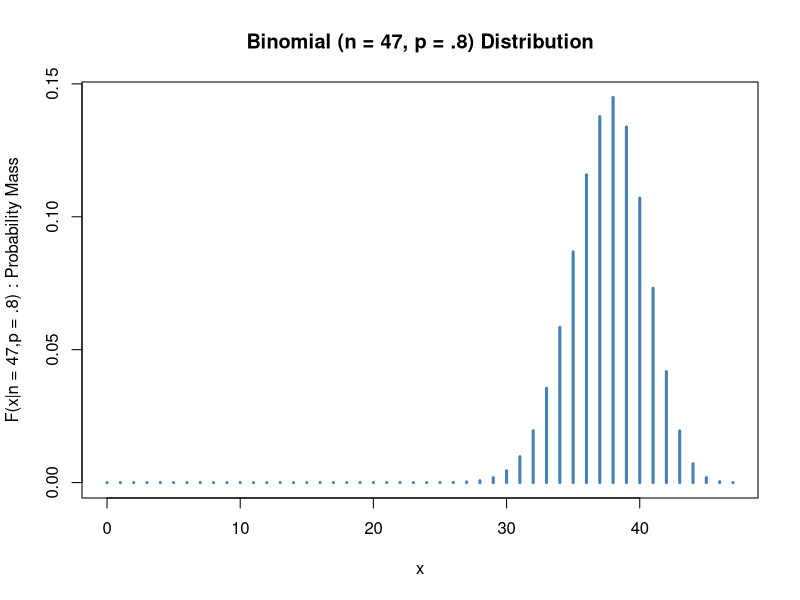
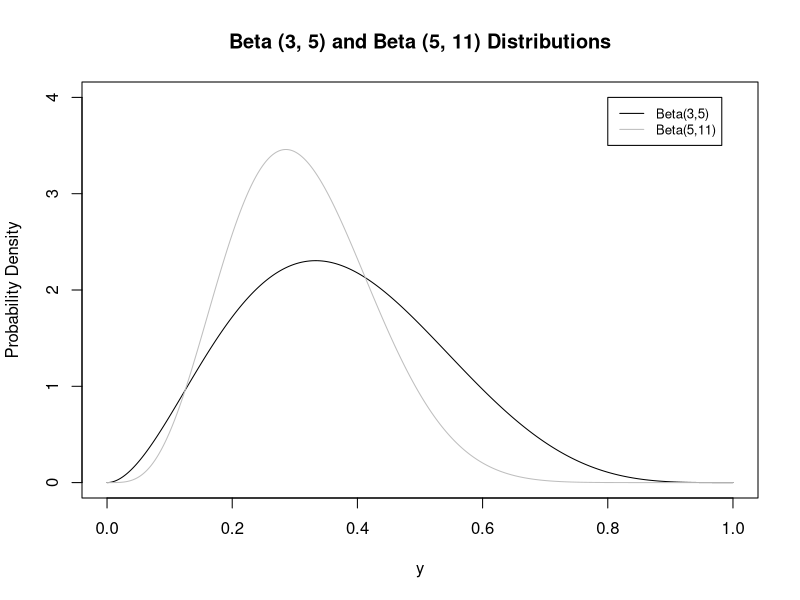
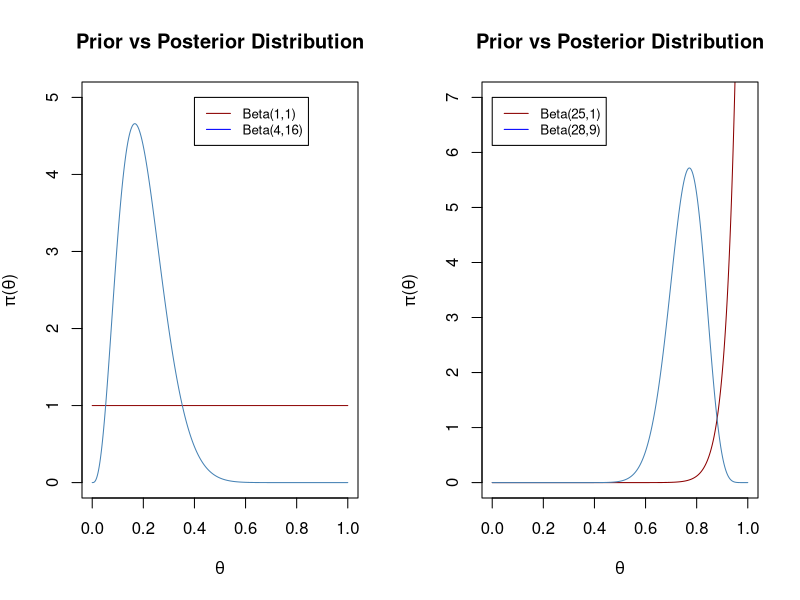

The R source for these figures, in order:
## ---- chunk 1
require(dplyr)
n <- 47 ; p <- 0.8 ; xax <- seq(0,n)
plot(xax,dbinom(xax,size=n,prob=p),type="h", 
     lwd = 3, xlab = "x",
     main = "Binomial (n = 47, p = .8) Distribution",
     ylab = "F(x|n = 47,p = .8) : Probability Mass", col = "steel blue")
## ---- chunk 2
n*p ; mean(rbinom(1000,size=n,prob=p))
## ---- chunk 3
sqrt(n*p*(1-p))
mean(replicate(1000,sd(rbinom(1000,47,.8))))
## ---- chunk 4
# Y = Success, survive 5 years past clinical trial
success <- 3
failure <- 8
p <- .5
data <- sample(c(rep(1,success),rep(0,failure)),success+failure,replace=FALSE)
dbinom(3,11,.5) # Likelihood that 3 successes occur in 11 trials
## ---- chunk 5
dbinom(3,11,.31)
## ---- chunk 6
dbinom(3,11,.27)
## ---- chunk 7
xax <- seq(0,1,length.out=1000)
plot(xax,dbeta(xax,3,5), type = "l", col = "black", ylim = c(0,4), main = "Beta (3, 5) and Beta (5, 11) Distributions", ylab = "Probability Density", xlab = "y")
lines(xax,dbeta(xax,5,11), type = "l", col = "gray")
legend(.8,4,legend=c("Beta(3,5)", "Beta(5,11)"),
       col=c("black", "gray"), lty = 1,cex=0.8)
## ---- chunk 8
dbeta(.24,1,8)
## ---- chunk 9
pbeta(.13,1,8)
## ---- chunk 10
1-pbeta(.4,3,9)
## ---- chunk 11
pbeta(.7,18,4.4)-pbeta(.6,18,4.4)
## ---- chunk 12
(a <- qbeta(.71,4,7) ) %>% pbeta(4,7) -> b # To check.
a
## ---- chunk 13
(a <- qbeta(.2,12.2,25.7) ) %>% pbeta(4,7) -> b # To check.
a
## ---- chunk 14
3.1/(3.1+4.8)
mean(replicate(100,mean(rbeta(100,3.1,4.8)))) #ensemble monte carlo.
## ---- chunk 15
a <- 3
b <- 5
mean(replicate(10000,var(rbeta(100,a,b))))
(a*b)/(((a+b)^2) * (a+b+1))
## ---- chunk 16
a <- 2.8
b <- 2.1
(a-1)/(a+b-2)
## ---- chunk 17
par(mfrow = c(1,2))
xax <- seq(0,1,length.out = 1000)
## Prior Beta(1,1)
prior <- dbeta(xax,1,1) ; plot(xax,prior, col = "dark red", type = "l", ylim = c(0,5),
                               main = "Prior vs Posterior Distribution", xlab=expression(theta), 
                               ylab= expression(paste(pi, "(", theta, ")", sep="")))
astar <- 1 + 3 ; bstar <- 11-3 + 8
post<- dbeta(xax,astar,bstar); lines(xax,post, col = "steel blue", type = "l")
legend(.4,5,legend = c("Beta(1,1)", "Beta(4,16)"),col=c("dark red", "blue"), lty = 1,cex=0.8)

## Prior Beta(25,1)
prior <- dbeta(xax,25,1) ; plot(xax,prior, col = "dark red", type = "l", ylim = c(0,7),
                               main = "Prior vs Posterior Distribution", xlab=expression(theta), 
                               ylab= expression(paste(pi, "(", theta, ")", sep="")))
astar <- 25 + 3 ; bstar <- 11-3 + 1
post <- dbeta(xax,astar,bstar); lines(xax,post, col = "steel blue", type = "l")
legend(0,7,legend = c("Beta(25,1)", "Beta(28,9)"),col=c("dark red", "blue"), lty = 1,cex=0.8)
par(mfrow = c(1,1))
